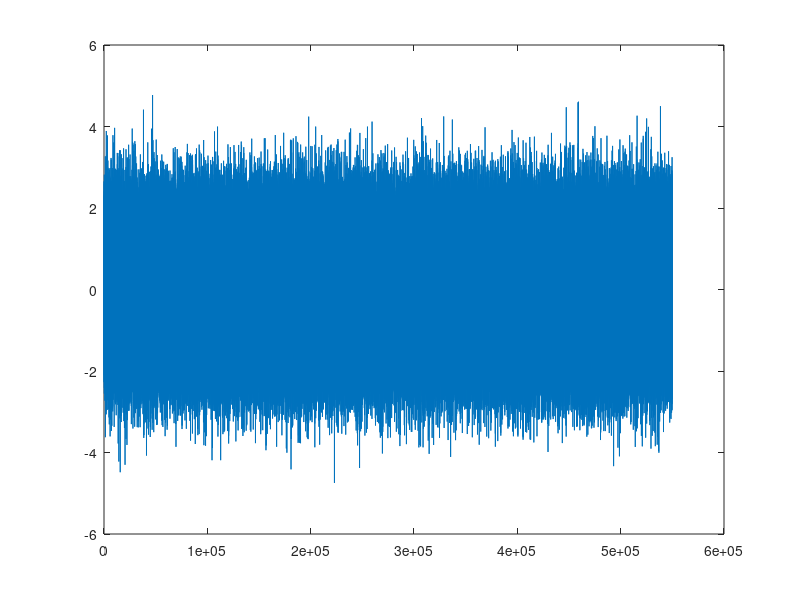

The MATLAB script that drew this image: (Note: this script raises an error after producing the figure.)
clear; clc; close all;


% rng default;
fc = 50e3;              % center frequency, [Hz]
B = 10e3;               % bandwidth, [Hz]
fs = 2 * (fc + B/2);    % sampling rate, [Hz]

Tmax = 5;       % max time lapse
t = (0:1/fs:Tmax)';
Nmax = length(t);
n = (1:Nmax)';

noise = wgn(Nmax, 1, 0);
signal = noise;
plot(n,noise)

ind = round(Nmax * rand()); % indicate where the signal comes in

ms = mseq(2, 5, 1, 1);  % generate original M-sequence signal
replica = conj(flipud(ms)); % generate complex conjugate time reversed replica

% f = 40e3;
% A = 10;
% ms = (A * sin(2*pi*f/fs*(0:1e3) + pi/2))';

assert(ind + length(ms)<Nmax, 'The signal is too long, please make it short');
ms_buried = [zeros(ind, 1); ms; zeros(Nmax-length(ms)-ind,1)];

signal_received = ms_buried + signal;
% stem(signal_received)

[result, lags] = xcorr(signal_received, ms);
plot(lags, result)



% N = pow2(nextpow2(length(signal_received)));
% Y = fft(signal_received, N);
% Y = fftshift(Y);
% power = abs(Y).^2/N;
% f = (-N/2:N/2-1)/N;
% plot(f, power)
